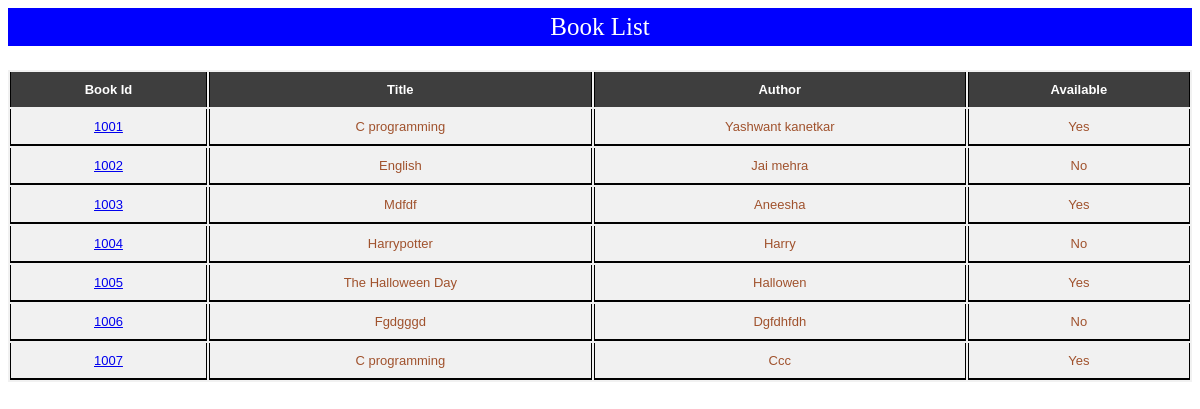
The page /viewBooks.php on the database its author committed.
### tables this page shows
CREATE TABLE `books` (
  `bookId` int(4) NOT NULL,
  `title` text NOT NULL,
  `author` varchar(50) NOT NULL,
  `price` float NOT NULL,
  `publisher` varchar(50) NOT NULL,
  `available` tinyint(4) NOT NULL
);

### viewBooks.php (the view, shortened to what this page needs)
<?php
	include("../dbConfig.php");
	$query = "SELECT bookId,title,author,available FROM books";
	$returnD1 = mysqli_query($con, $query);
?>
<!DOCTYPE html>
<html>
	<head>
		<link rel="stylesheet" type="text/css" href="../../css/title.css">
		<link rel="stylesheet" type="text/css" href="../../css/table.css">
	</head>
	<body>
		<div class="title">Book List</div>
		<table>
			<tr>
				<th>Book Id</th>
				<th>Title</th>
				<th>Author</th>
				<th>Available</th>
			</tr>
			<?php
				while($result1 = mysqli_fetch_assoc($returnD1)){
				?>
				<tr>
					<td>
						<a href="adminPage.php?activity=bookDetails&selectedBookId=<?php echo $result1['bookId']; ?>"> <?php echo $result1['bookId']; ?> </a>
					</td>
					<td><?php echo ucfirst($result1['title']); ?></td>
					<td><?php echo ucfirst($result1['author']); ?></td>
					<td>
						<?php
							if($result1['available'] == 1){
								echo 'Yes';
							}
							elseif($result1['available'] == 0){
								echo 'No';
							}
						?>
					</td>
				</tr>
				<?php
				}
			?>
		</table>
	</body>
</html>

### title.css (style rules this page uses)
.title { border: none; padding: 5px 14px; text-align: center; font-size: 25px; color: white; background-color: blue; }

### table.css (style rules this page uses)
table { margin: 2% auto 3% auto; width: 100%; height: 0 auto; overflow: auto; background: #f1f1f1; }
table tr { width: 100%; }
table tr th { background: #3e3e3e; color: #fff !important; font-family: georgia; }
table tr th, table tr td { padding: 10px; color: #A0522D; font-family: arial; font-size: 13px; text-align: center; border-left: 1px solid black; border-right: 1px solid black; }
table tr td { border-bottom: 2px solid black; }

### rows shown on the page
books: bookId "1001", title "C programming", author "Yashwant kanetkar", available "Yes"
books: bookId "1002", title "English", author "Jai mehra", available "No"
books: bookId "1003", title "Mdfdf", author "Aneesha", available "Yes"
books: bookId "1004", title "Harrypotter", author "Harry", available "No"
books: bookId "1005", title "The Halloween Day", author "Hallowen", available "Yes"
books: bookId "1006", title "Fgdgggd", author "Dgfdhfdh", available "No"
books: bookId "1007", title "C programming", author "Ccc", available "Yes"
